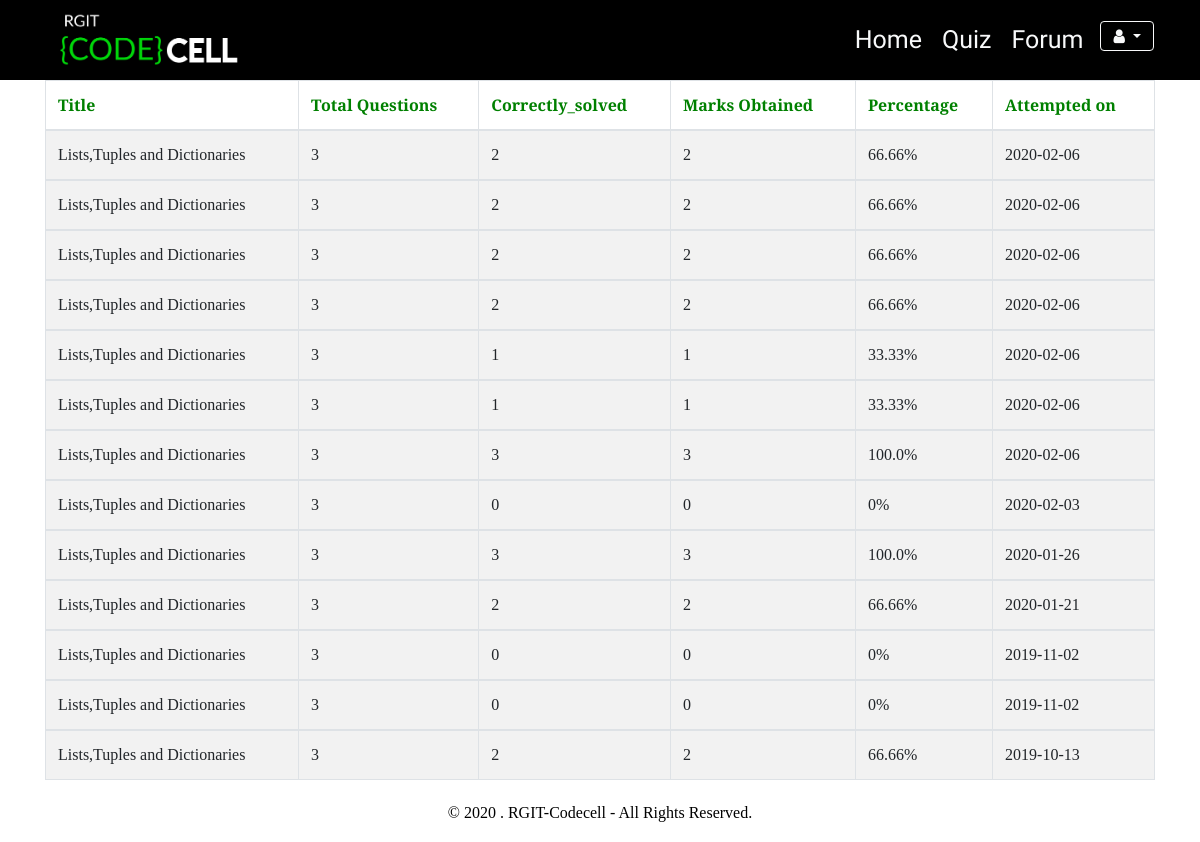
/quiz/progress/ (signed in), run on the app's committed database.
### Quiz/models.py (models this page shows, shortened)
class Quiz(models.Model):
    title = models.CharField(verbose_name= "Title", max_length = 50, blank = False)
    description = models.TextField(verbose_name = "Description", blank = True, help_text = "Quiz description")
    level = models.CharField(verbose_name = "Level", help_text = "Level of difficultly", max_length = 15,default = 'Easy',choices = (('Hard','Hard'),('Intermediate','Intermediate'),('Easy','Easy')))
    url = models.SlugField(max_length = 60, blank = False, help_text = "A user friendly url", verbose_name = "User Friendly Url")
    category = models.ForeignKey(Category, null = False, blank = True, verbose_name = "Category", on_delete = models.CASCADE)
    random_order = models.BooleanField(blank = False, default = True, verbose_name = "Random Order", help_text = "Display the questions in Random Order ?")
    max_questions = models.PositiveIntegerField(blank = False, null = False, default = 1, verbose_name = "Max_questions", help_text = "Number of questions to be displayed on each attempt")
    single_attempt = models.BooleanField(blank = False, default = False, help_text = "If selected, user will be allowed only one attempt for this quiz", verbose_name = "Single Attempt")
    pass_mark = models.PositiveSmallIntegerField(blank = True, default = 0, verbose_name = "Passing Marks", help_text = "Percentage required to pass", validators = [MaxValueValidator(100)])
    success_text = models.TextField(blank = True, help_text = "Displayed if user passes.", verbose_name = "Success Text")
    fail_text = models.TextField(blank = True, help_text = "Displayed if user fails", verbose_name = "Fail Text")
    draft = models.BooleanField(blank = True, default = False, verbose_name = "Draft", help_text = "Quiz won't be available to student if this is selected, only for internal assessment this quiz will be available")
    class Meta:
        verbose_name = "Quiz"
        verbose_name_plural = "Quizzes"
    def total_marks(self):
        return sum(map(lambda x: x.marks,Question.objects.all().filter(quiz = self)))

class Progress(models.Model):
    student = models.ForeignKey(User, null = False, blank = False, verbose_name = "Student", on_delete = models.CASCADE)
    quiz = models.ForeignKey(Quiz, null = False, blank = False, verbose_name = "Quiz", on_delete = models.CASCADE)
    attempted_on = models.DateTimeField(auto_now_add = True, verbose_name = "Attempted Quiz on ")
    Questions_attempted = models.PositiveSmallIntegerField(blank = False, null = False, verbose_name = "Question Attempted", default = 0)
    Questions_correct = models.PositiveSmallIntegerField(blank = False, null = False, verbose_name = "Questions Correctly answered", default = 0)
    marks = models.PositiveSmallIntegerField(blank = False, null = False, verbose_name = "Marks Scored", default = 0)
    class Meta:
        verbose_name = "Progress of Student"

### Quiz/views.py (the view)
# urls.py: path('progress/',views.user_progress,name = 'quiz_progress'),
@login_required
def user_progress(request):
    if request.user.student.paid == False:
        return HttpResponseRedirect(reverse('payment'))
    quiz = []
    progress = Progress.objects.all().filter(student = request.user).order_by('-attempted_on')
    i = 0
    for j in progress:
        context = []
        context.append(j.quiz.title)
        context.append(len(Question.objects.all().filter(quiz = j.quiz)))
        context.append(j.Questions_correct)
        context.append(j.marks)
        if j.marks is 0:
            context.append(0)
        else:
            context.append(str(j.marks/j.quiz.total_marks()*100)[:5])
        context.append(j.attempted_on.date().__str__())
        quiz.append(context)
        i += 1
    return render(request,'Quiz/progress.html',{"Quiz": quiz})

### Quiz/templates/Quiz/progress.html (shortened to what this page needs)
{% extends "Accounts/base.html" %}
{% load static %}
{% block content %}
<div class="container">
  {% if  Quiz %}
      <center><h1 >Progress on each Quiz.</h1></center>
      <div class ="table-responsive">
      <table class="table table-bordered table-striped table-hover">
          <thead>
            <tr>
              <th style="color: green;">Title</th>
              <th style="color: green;">Total Questions</th>
              <th style="color: green;">Correctly_solved</th>
              <th style="color: green;">Marks Obtained</th>
              <th style="color: green;">Percentage</th>
              <th style="color: green;">Attempted on </th>
            </tr>
          </thead>
      {% for name,total_question,correct,marks,percentage,date in Quiz %}
          <tbody>
              <tr>
                <td >{{ name }}</td>
                <td >{{ total_question }}</td>
                <td >{{ correct }}</td>
                <td >{{ marks }}</td>
                <td >{{ percentage }}%</td>
                <td >{{ date }}</td>
              </tr>
          </tbody>
      {% endfor %}
      </table>
      </div>
  {% else %}
      <h1 > You haven't attempted any quiz yet.</h1>
  {% endif %}
  </div>
  {% endblock %}

### Accounts/templates/Accounts/base.html (shortened to what this page needs)
{% load static %}
<!DOCTYPE html>
<html>
<head>
    <link rel="stylesheet" href="https://maxcdn.bootstrapcdn.com/bootstrap/4.3.1/css/bootstrap.min.css">
    <link rel="stylesheet" href="https://use.fontawesome.com/releases/v5.4.1/css/all.css">
    <link rel="stylesheet" href="https://cdnjs.cloudflare.com/ajax/libs/bootstrap-social/5.1.1/bootstrap-social.css">
    <link href='https://maxcdn.bootstrapcdn.com/font-awesome/4.6.3/css/font-awesome.min.css' rel='stylesheet' type='text/css'>
    <link rel="stylesheet" href="{% static 'Accounts/styles.css' %}" media="screen" />
    <link rel="stylesheet" href="{% static 'Accounts/team/assets/css/styles.css' %}">
    <link rel="stylesheet" href="{% static 'Accounts/team/assets/css/Team-with-rotating-cards.css' %}">
</head>
{% if user.is_authenticated %}
<header id="header">
    <div id="navBar" class="container-fluid navbar-default fixed-top" >
      <nav class="navbar navbar-expand-sm ">
        <div class="container-fluid">
           <a class="logo" href="{% url 'home' %}"><img src="{% static 'Accounts/assets/logo.png' %}" width="200px;" alt=""></a>
          <div class="collapse navbar-collapse text-center" id="navbarContent" >
            <ul class="navbar-nav ml-auto ">
              <li class="nav-item">
                <a class="nav-link text-light " href="{% url 'home' %}" style="font-size: 25px;padding-left: 10px;padding-right: 10px;">Home</a>
              </li>
              <li class="nav-item">
                <a class="nav-link text-light" href="{% url 'quiz_category_list_all' %}" style="font-size: 25px;padding-left: 10px;padding-right: 10px;"> Quiz</a>
              </li>
              <li class="nav-item">
                <a class="nav-link text-light" href="{% url 'forum_home' %}" style="font-size: 25px;padding-left: 10px;padding-right: 10px"> Forum</a>
              </li>
                          <li><div  style="padding-left: 07px; padding-top: 08px;;" class="dropdown">
                <button type="button" class="btn btn-outline-light dropdown-toggle fa fa-user" data-toggle="dropdown">
                </button>
              </div></li>
            </ul>
          </div>
        </div>
      </nav>
    </div>
  </header>
{%  endif %}
{% block content %}
{% endblock %}
    <div class="footer2">
      <p align="center"><small style="color: black">© <span id="date"></span>. RGIT-Codecell - All Rights Reserved.</small></p>
    </div>

### Accounts/static/Accounts/styles.css (style rules this page uses)
html { scroll-behavior: smooth; }
p { font-size: 20px; }
h1 { font-size: 5vmax; color: white; }

### Accounts/templates/Accounts/base.html (style rules this page uses)
#navBar { font-family: 'Nanum Gothic Coding', monospace; }
.navbar-default { max-width:100%; background-color: #000; border: 0; }
.footer2 { position: relative; left: 0; bottom: 0; width: 100%; background-color: white; color: black; text-align: center; font-size: 8; }

### data on the page
Quiz: Quiz "Lists,Tuples and Dictionaries" "Lists,Tuples and Dictionaries" "Lists,Tuples and Dictionaries" "Lists,Tuples and Dictionaries" "Lists,Tuples and Dictionaries" "Lists,Tuples and Dictionaries" "Lists,Tuples and Dictionaries" "Lists,Tuples and Dictionaries" "Lists,Tuples and Dictionaries" "Lists,Tuples and Dictionaries" "Lists,Tuples and Dictionaries" "Lists,Tuples and Dictionaries"
Progress: title "Lists,Tuples and Dictionaries", Questions_attempted "3", correct "0", marks "0", percentage "0", attempted_on "2020-02-03"

### other printed values
{{ total_question }} "3" "3" "3" "3" "3" "3" "3" "3" "3" "3" "3" "3"
{{ correct }} "2" "2" "2" "2" "1" "1" "3" "3" "2" "0" "0" "2"
{{ marks }} "2" "2" "2" "2" "1" "1" "3" "3" "2" "0" "0" "2"
{{ percentage }} "66.66" "66.66" "66.66" "66.66" "33.33" "33.33" "100.0" "100.0" "66.66" "0" "0" "66.66"
{{ date }} "2020-02-06" "2020-02-06" "2020-02-06" "2020-02-06" "2020-02-06" "2020-02-06" "2020-02-06" "2020-01-26" "2020-01-21" "2019-11-02" "2019-11-02" "2019-10-13"
